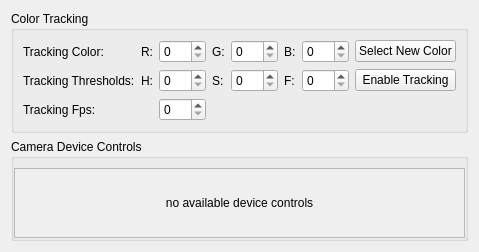
     <widget class="QWidget" name="tabColorTracking">
      <attribute name="title">
       <string>Color/Video</string>
      </attribute>
      <layout class="QGridLayout" name="gridLayout_3">
       <item row="0" column="0" colspan="2">
        <widget class="QGroupBox" name="groupColorTracking">
         <property name="enabled">
          <bool>true</bool>
         </property>
         <property name="sizePolicy">
          <sizepolicy hsizetype="Preferred" vsizetype="Fixed">
           <horstretch>0</horstretch>
           <verstretch>0</verstretch>
          </sizepolicy>
         </property>
         <property name="title">
          <string>Color Tracking</string>
         </property>
         <property name="flat">
          <bool>false</bool>
         </property>
         <property name="checkable">
          <bool>false</bool>
         </property>
         <layout class="QGridLayout" name="gridLayout_6">
          <item row="1" column="0">
           <widget class="QLabel" name="lblTrackingColor">
            <property name="sizePolicy">
             <sizepolicy hsizetype="Fixed" vsizetype="Preferred">
              <horstretch>0</horstretch>
              <verstretch>0</verstretch>
             </sizepolicy>
            </property>
            <property name="text">
             <string>Tracking Color:</string>
            </property>
           </widget>
          </item>
          <item row="2" column="0">
           <widget class="QLabel" name="lblTrackingThresholds">
            <property name="sizePolicy">
             <sizepolicy hsizetype="Fixed" vsizetype="Preferred">
              <horstretch>0</horstretch>
              <verstretch>0</verstretch>
             </sizepolicy>
            </property>
            <property name="text">
             <string>Tracking Thresholds:</string>
            </property>
           </widget>
          </item>
          <item row="1" column="8">
           <widget class="QPushButton" name="btnNewColor">
            <property name="text">
             <string>Select New Color</string>
            </property>
           </widget>
          </item>
          <item row="1" column="1">
           <widget class="QLabel" name="lbR">
            <property name="sizePolicy">
             <sizepolicy hsizetype="Fixed" vsizetype="Preferred">
              <horstretch>0</horstretch>
              <verstretch>0</verstretch>
             </sizepolicy>
            </property>
            <property name="text">
             <string>R:</string>
            </property>
           </widget>
          </item>
          <item row="1" column="4">
           <widget class="QLabel" name="lbG">
            <property name="sizePolicy">
             <sizepolicy hsizetype="Fixed" vsizetype="Preferred">
              <horstretch>0</horstretch>
              <verstretch>0</verstretch>
             </sizepolicy>
            </property>
            <property name="text">
             <string>G:</string>
            </property>
           </widget>
          </item>
          <item row="1" column="5">
           <widget class="QSpinBox" name="sbG">
            <property name="sizePolicy">
             <sizepolicy hsizetype="Fixed" vsizetype="Fixed">
              <horstretch>0</horstretch>
              <verstretch>0</verstretch>
             </sizepolicy>
            </property>
            <property name="maximum">
             <number>255</number>
            </property>
           </widget>
          </item>
          <item row="1" column="2">
           <widget class="QSpinBox" name="sbR">
            <property name="sizePolicy">
             <sizepolicy hsizetype="Fixed" vsizetype="Fixed">
              <horstretch>0</horstretch>
              <verstretch>0</verstretch>
             </sizepolicy>
            </property>
            <property name="maximum">
             <number>255</number>
            </property>
           </widget>
          </item>
          <item row="2" column="1">
           <widget class="QLabel" name="lbHt">
            <property name="sizePolicy">
             <sizepolicy hsizetype="Fixed" vsizetype="Preferred">
              <horstretch>0</horstretch>
              <verstretch>0</verstretch>
             </sizepolicy>
            </property>
            <property name="text">
             <string>H:</string>
            </property>
           </widget>
          </item>
          <item row="2" column="2">
           <widget class="QSpinBox" name="sbHt">
            <property name="sizePolicy">
             <sizepolicy hsizetype="Fixed" vsizetype="Fixed">
              <horstretch>0</horstretch>
              <verstretch>0</verstretch>
             </sizepolicy>
            </property>
            <property name="maximum">
             <number>255</number>
            </property>
           </widget>
          </item>
          <item row="2" column="4">
           <widget class="QLabel" name="lbSt">
            <property name="sizePolicy">
             <sizepolicy hsizetype="Fixed" vsizetype="Preferred">
              <horstretch>0</horstretch>
              <verstretch>0</verstretch>
             </sizepolicy>
            </property>
            <property name="text">
             <string>S:</string>
            </property>
           </widget>
          </item>
          <item row="2" column="5">
           <widget class="QSpinBox" name="sbSt">
            <property name="sizePolicy">
             <sizepolicy hsizetype="Fixed" vsizetype="Fixed">
              <horstretch>0</horstretch>
              <verstretch>0</verstretch>
             </sizepolicy>
            </property>
            <property name="maximum">
             <number>255</number>
            </property>
           </widget>
          </item>
          <item row="1" column="6">
           <widget class="QLabel" name="lbB">
            <property name="sizePolicy">
             <sizepolicy hsizetype="Fixed" vsizetype="Preferred">
              <horstretch>0</horstretch>
              <verstretch>0</verstretch>
             </sizepolicy>
            </property>
            <property name="text">
             <string>B:</string>
            </property>
           </widget>
          </item>
          <item row="1" column="7">
           <widget class="QSpinBox" name="sbB">
            <property name="sizePolicy">
             <sizepolicy hsizetype="Fixed" vsizetype="Fixed">
              <horstretch>0</horstretch>
              <verstretch>0</verstretch>
             </sizepolicy>
            </property>
            <property name="maximum">
             <number>255</number>
            </property>
           </widget>
          </item>
          <item row="2" column="6">
           <widget class="QLabel" name="lbFt">
            <property name="sizePolicy">
             <sizepolicy hsizetype="Fixed" vsizetype="Preferred">
              <horstretch>0</horstretch>
              <verstretch>0</verstretch>
             </sizepolicy>
            </property>
            <property name="text">
             <string>F:</string>
            </property>
           </widget>
          </item>
          <item row="2" column="7">
           <widget class="QSpinBox" name="sbFt">
            <property name="sizePolicy">
             <sizepolicy hsizetype="Fixed" vsizetype="Fixed">
              <horstretch>0</horstretch>
              <verstretch>0</verstretch>
             </sizepolicy>
            </property>
            <property name="maximum">
             <number>255</number>
            </property>
           </widget>
          </item>
          <item row="2" column="8">
           <widget class="QPushButton" name="btnToggleTracking">
            <property name="text">
             <string>Enable Tracking</string>
            </property>
           </widget>
          </item>
          <item row="3" column="0">
           <widget class="QLabel" name="lbTrackingFps">
            <property name="text">
             <string>Tracking Fps:</string>
            </property>
           </widget>
          </item>
          <item row="3" column="2">
           <widget class="QSpinBox" name="sbTrackingFps">
            <property name="maximum">
             <number>30</number>
            </property>
            <property name="singleStep">
             <number>1</number>
            </property>
           </widget>
          </item>
         </layout>
        </widget>
       </item>
       <item row="1" column="0" colspan="2">
        <widget class="QGroupBox" name="groupBox_3">
         <property name="title">
          <string>Camera Device Controls</string>
         </property>
         <layout class="QVBoxLayout" name="verticalLayout">
          <property name="spacing">
           <number>0</number>
          </property>
          <property name="leftMargin">
           <number>0</number>
          </property>
          <property name="topMargin">
           <number>9</number>
          </property>
          <property name="rightMargin">
           <number>0</number>
          </property>
          <property name="bottomMargin">
           <number>0</number>
          </property>
          <item>
           <widget class="QScrollArea" name="deviceControlScrollArea">
            <property name="frameShape">
             <enum>QFrame::StyledPanel</enum>
            </property>
            <property name="widgetResizable">
             <bool>true</bool>
            </property>
            <widget class="QWidget" name="deviceControlScrollAreaContents">
             <property name="geometry">
              <rect>
               <x>0</x>
               <y>0</y>
               <width>192</width>
               <height>33</height>
              </rect>
             </property>
             <layout class="QGridLayout" name="gridLayout_9">
              <item row="0" column="0">
               <widget class="QLabel" name="lblNoDeviceControls">
                <property name="text">
                 <string>no available device controls</string>
                </property>
                <property name="alignment">
                 <set>Qt::AlignCenter</set>
                </property>
               </widget>
              </item>
             </layout>
            </widget>
           </widget>
          </item>
         </layout>
        </widget>
       </item>
      </layout>
     </widget>
